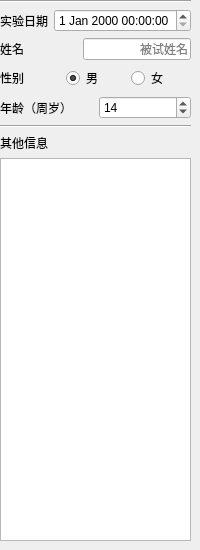
        <widget class="QWidget" name="tab">
         <attribute name="title">
          <string>被试</string>
         </attribute>
         <widget class="QWidget" name="verticalLayoutWidget_2">
          <property name="geometry">
           <rect>
            <x>0</x>
            <y>0</y>
            <width>191</width>
            <height>541</height>
           </rect>
          </property>
          <layout class="QVBoxLayout" name="verticalLayout_2">
           <item>
            <widget class="Line" name="line_11">
             <property name="orientation">
              <enum>Qt::Horizontal</enum>
             </property>
            </widget>
           </item>
           <item>
            <layout class="QHBoxLayout" name="horizontalLayout_2">
             <item>
              <widget class="QLabel" name="label">
               <property name="sizePolicy">
                <sizepolicy hsizetype="Preferred" vsizetype="Preferred">
                 <horstretch>0</horstretch>
                 <verstretch>0</verstretch>
                </sizepolicy>
               </property>
               <property name="text">
                <string>实验日期</string>
               </property>
              </widget>
             </item>
             <item>
              <widget class="QDateTimeEdit" name="zcc_dateTimeEdit_experimentDateTime"/>
             </item>
            </layout>
           </item>
           <item>
            <layout class="QHBoxLayout" name="horizontalLayout_4">
             <item>
              <widget class="QLabel" name="label_3">
               <property name="text">
                <string>姓名</string>
               </property>
              </widget>
             </item>
             <item>
              <widget class="QLineEdit" name="zcc_lineEdit_subjectName">
               <property name="sizePolicy">
                <sizepolicy hsizetype="Preferred" vsizetype="Fixed">
                 <horstretch>0</horstretch>
                 <verstretch>0</verstretch>
                </sizepolicy>
               </property>
               <property name="alignment">
                <set>Qt::AlignRight|Qt::AlignTrailing|Qt::AlignVCenter</set>
               </property>
               <property name="placeholderText">
                <string>被试姓名</string>
               </property>
              </widget>
             </item>
            </layout>
           </item>
           <item>
            <layout class="QHBoxLayout" name="horizontalLayout_5">
             <item>
              <widget class="QLabel" name="label_8">
               <property name="text">
                <string>性别</string>
               </property>
              </widget>
             </item>
             <item>
              <widget class="QRadioButton" name="zcc_radioButton_subjectGenderMale">
               <property name="text">
                <string>男</string>
               </property>
               <property name="checked">
                <bool>true</bool>
               </property>
              </widget>
             </item>
             <item>
              <widget class="QRadioButton" name="zcc_radioButton_subjectGenderFemale">
               <property name="text">
                <string>女</string>
               </property>
              </widget>
             </item>
            </layout>
           </item>
           <item>
            <layout class="QHBoxLayout" name="horizontalLayout_6">
             <item>
              <widget class="QLabel" name="label_9">
               <property name="text">
                <string>年龄（周岁）</string>
               </property>
              </widget>
             </item>
             <item>
              <widget class="QSpinBox" name="zcc_spinBox_subjectAge">
               <property name="sizePolicy">
                <sizepolicy hsizetype="Preferred" vsizetype="Fixed">
                 <horstretch>0</horstretch>
                 <verstretch>0</verstretch>
                </sizepolicy>
               </property>
               <property name="value">
                <number>14</number>
               </property>
              </widget>
             </item>
            </layout>
           </item>
           <item>
            <widget class="Line" name="line_12">
             <property name="orientation">
              <enum>Qt::Horizontal</enum>
             </property>
            </widget>
           </item>
           <item>
            <widget class="QLabel" name="label_2">
             <property name="text">
              <string>其他信息</string>
             </property>
            </widget>
           </item>
           <item>
            <widget class="QPlainTextEdit" name="zcc_plainTextEdit_subjectOthers"/>
           </item>
          </layout>
         </widget>
        </widget>
